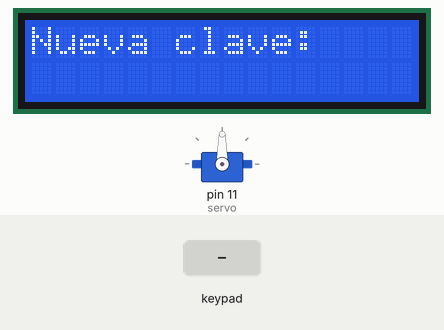
Bench run of a sketch on a simulated Arduino Uno, built with avr-gcc and run on an emulated ATmega328P. Parts: 16×2 character LCD, servo. The test bench sets the inputs (shaded band). EEPROM starts erased.

Above: at 4.3 s.
4.4 s: keypad keys 9 8 7 6 # pressed 0.4 s apart
At 7.9 s:
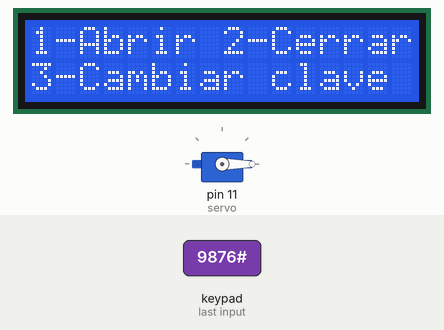
9.0 s: key '2' pressed
At 10.4 s:
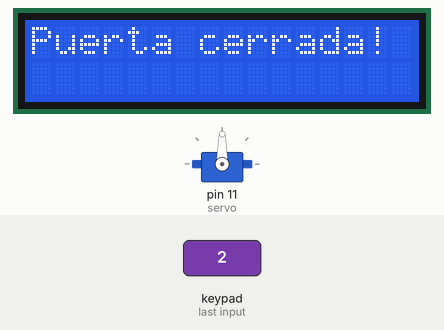
12.0 s: keypad keys 5 4 3 2 # pressed 0.4 s apart
At 14.4 s:
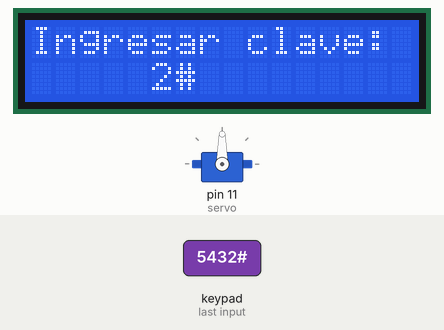
15.5 s: key 'A' pressed
At 15.9 s:
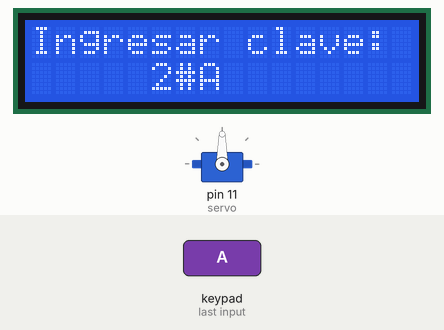
17.0 s: keypad keys 5 4 3 2 * pressed 0.4 s apart
At 19.8 s:
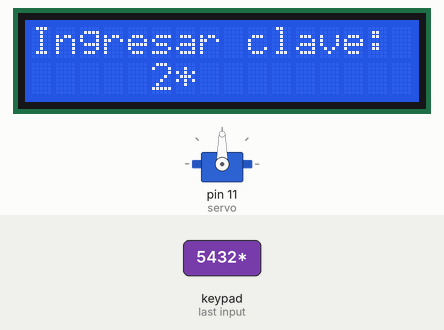
20.8 s: key 'B' pressed
At 22.2 s:
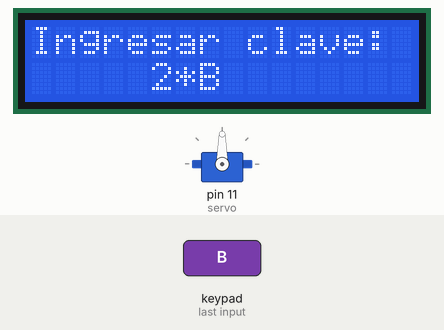
Timing chart, 0 to 23.3 s (numbered marks = the images above; inputs shaded):
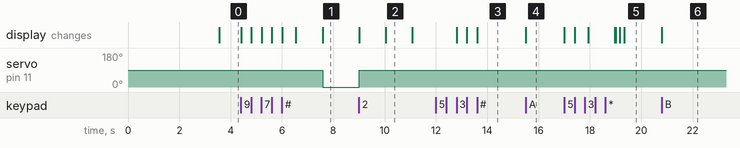

The sketch:

claves.ino
```cpp
/*
  Proyecto basado en arduino de una cerradura con clave.
*/
#include <EEPROM.h>
#include <Keypad.h>
#include <Wire.h>
#include <LiquidCrystal_I2C.h>
#include <Servo.h>

#define TAM     5
#define CERRAR  90
#define ABRIR   0

enum Puerta {
  CERRADO,
  ABIERTO
};

const byte ROWS = 4;
const byte COLS = 4;

char hexaKeys[ROWS][COLS] = {
  {'1', '2', '3', 'A'},
  {'4', '5', '6', 'B'},
  {'7', '8', '9', 'C'},
  {'*', '0', '#', 'D'}
};

byte rowPins[ROWS] = {9, 8, 7, 6};
byte colPins[COLS] = {5, 4, 3, 2};

char option;

Keypad customKeypad = Keypad(makeKeymap(hexaKeys), rowPins, colPins, ROWS, COLS);
LiquidCrystal_I2C lcd(0x27,16,2);
Servo servo;

char clave[5];

const int doorStatusAddr = 128;
const int passwordAddr = 256;
const int firstBootAddr = 512;

void setup() {
  // put your setup code here, to run once:

  Serial.begin(9600);

  lcd.init();
  lcd.backlight();
  servo.attach(11);

  limpiar_eeprom();

  if(primer_arranque()) {
    lcd.print("Nueva clave: ");
    guardar_clave();
    EEPROM.write(doorStatusAddr, ABIERTO);
    EEPROM.write(firstBootAddr, false);
  }

  if(is_open()){
    servo.write(ABRIR);
  } else {
    servo.write(CERRAR);
  }

  menu();

}

void loop() {
  // put your main code here, to run repeatedly:

  option = customKeypad.getKey();

  switch(option) {
    case '1':
      if(is_open()){
        lcd.clear();
        lcd.setCursor(2, 0);
        lcd.print("La puerta ya");
        lcd.setCursor(2, 1);
        lcd.print("esta abierta");
        delay(2000);
      }
      else
        abrir_puerta();
      menu();
      break;
    case '2':
      if(is_open())
        cerrar_puerta();
      else{
        lcd.clear();
        lcd.setCursor(2, 0);
        lcd.print("La puerta ya");
        lcd.setCursor(2, 1);
        lcd.print("esta cerrada");
        delay(2000);
      }
      menu();
      break;
    case '3':
      cambiar_clave();
      menu();
      break;
  }
}

/* Funcion de utileria para limpiar la eeprom */
void limpiar_eeprom(){
  for(int i = 0; i < 1024; ++i) {
    EEPROM[i] = 0;
  }
  EEPROM[firstBootAddr] = true;
}

/* Funcion que despliega el menu en el lcd */
void menu() {
  lcd.clear();
  lcd.setCursor(0,0);
  lcd.print("1-Abrir 2-Cerrar");
  lcd.setCursor(0,1);
  lcd.println("3-Cambiar clave ");
}

/* Verifica si se trata del primer arranque del sistema */
bool primer_arranque() {
  return EEPROM.read(firstBootAddr) == true;
}

/* Verifica si la puerta esta abierta */
bool is_open() {
  return EEPROM.read(doorStatusAddr) == ABIERTO;
}

/* Limpia la pantalla e imprime un nuevo mensaje */
void lcd_message(String message) {
  lcd.clear();
  lcd.print(message);
}

/* Lee la clave ingresada por el usuario */
void leer_clave(char clave[TAM]) {
  char key;
  lcd.setCursor(5, 1);
  for(int i = 0; i < TAM; ++i) {
    do {
      key = customKeypad.getKey();
    }while(!key);

    clave[i] = key;
    lcd.print(key);
  }
  delay(500);
}

/* Guarda en la memoria EEPROM la clave ingresada por el usuario */
void guardar_clave() {
  char clave[TAM];
  leer_clave(clave);
  EEPROM.put(passwordAddr, clave);
  lcd_message("Clave Guardada!");
  delay(1000);
}

/* Verifica si la clave ingresada por el usuario es la correcta */
bool verificar_clave() {
  char clave[TAM], clave_guardada[TAM];
  leer_clave(clave);
  EEPROM.get(passwordAddr, clave_guardada);

  bool ok = true;
  for(int i = 0; i < TAM; ++i) {
    if(clave[i] != clave_guardada[i])
      ok = false;
  }

  return ok;
}

/* Funcion que permite a un usuario cambiar su clave */
bool cambiar_clave() {
  char clave[TAM];
  bool ok = true;

  lcd_message("Ingresar clave:");
  if(verificar_clave()) {
    lcd_message("Nueva clave:");
    leer_clave(clave);
    EEPROM.put(passwordAddr, clave);
    lcd_message("Clave modificada");
  } else {
    lcd_message("Clave incorrecta!");
    ok = false;
  }

  delay(1000);

  return ok;
}

void cerrar_puerta() {
  lcd_message("Cerrando puerta");
  servo.write(CERRAR);
  delay(1000);
  EEPROM.write(doorStatusAddr, CERRADO);
  lcd_message("Puerta cerrada!");
  delay(1000);
}

void abrir_puerta() {
  lcd_message("Ingresar clave:");
  if(verificar_clave()){
    lcd_message("Abriendo puerta");
    servo.write(ABRIR);
    delay(1000);
    lcd_message("Puerta abierta!");
    EEPROM.write(doorStatusAddr, ABIERTO);
  } else {
    lcd_message("Clave incorrecta");
  }
  delay(1000);
}
```

Measured:
- after the input at 4.4 s, servo on pin 11 (servo): 90° → 0° after 3.2 s; the display: first changes at once (image 1 shows a later state)
- after the input at 9.0 s, servo on pin 11 (servo): 0° → 90° at once; the display: first changes at once (image 2 shows a later state)
- after the input at 12.0 s, the display: first changes after 0.82 s (image 3 shows a later state)
- after the input at 15.5 s, the display: changes at once (image 4)
- after the input at 17.0 s, the display: first changes at once (image 5 shows a later state)
- after the input at 20.8 s, the display: changes at once (image 6)
- what the display in image 2 shows lasts 1.1 s, from 10.0 s to 11.1 s
